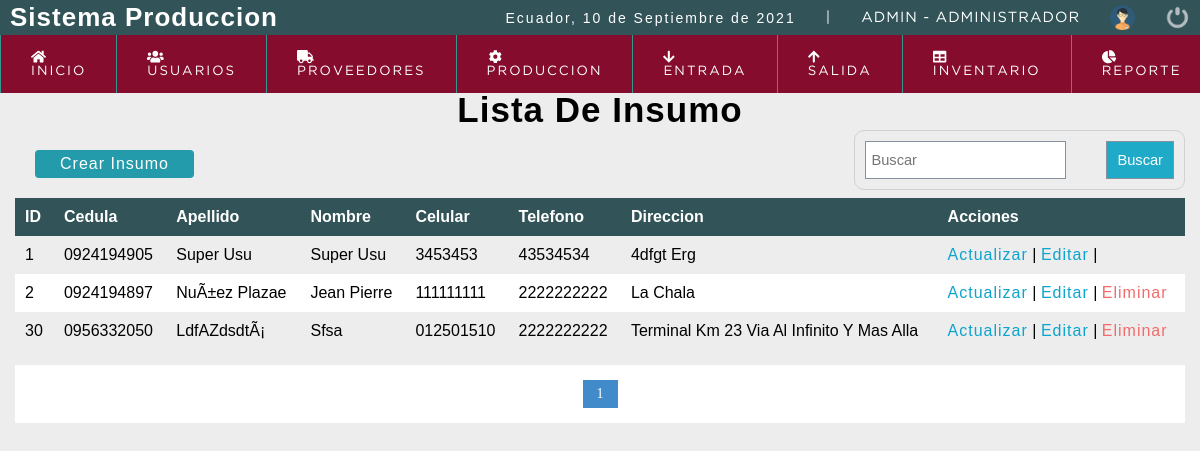
Screenshot of /sistema/Inventario_insumo.php (signed in) with the database file from the repository.
### tables this page shows
CREATE TABLE `usuario` (
  `id_usu` int(11) NOT NULL,
  `ced_usu` varchar(10) NOT NULL,
  `nom_usu` varchar(50) NOT NULL,
  `ape_usu` varchar(50) NOT NULL,
  `cel_usu` varchar(10) DEFAULT NULL,
  `tel_usu` varchar(10) DEFAULT NULL,
  `dir_usu` text NOT NULL,
  `cor_usu` text NOT NULL,
  `cod_tip_usu` int(5) NOT NULL,
  `usu_usu` varchar(15) NOT NULL,
  `cla_usu` varchar(15) NOT NULL,
  `fech_reg_usu` datetime NOT NULL DEFAULT current_timestamp(),
  `estado` int(11) NOT NULL DEFAULT 1
);

### sistema/Inventario_insumo.php (the view, shortened to what this page needs)
<?php
include "conexion.php";
?>
<!DOCTYPE html>
<html lang="en">
<head>
	<?php include "includes/scripts.php"; ?>
</head>
<body>
	<?php include "includes/header.php"; ?>
	<section id="container">
		<h1>Lista De Insumo</h1>
		<a href="insumo.php" class="btn_nusuario">Crear Insumo</a>
		<form action="buscar_proveedor.php" method="get" class="form_buscar">
			<input type="text" name="busqueda" id="busqueda" placeholder="Buscar">
			<input type="submit" value="Buscar" class="btn_buscar" style="width: auto; padding: 10px;">
		</form>
		<table>
			<tr>
				<th>ID</th>
				<th>Cedula</th>
				<th>Apellido</th>
				<th>Nombre</th>
				<th>Celular</th>
				<th>Telefono</th>
				<th>Direccion</th>
				<th>Acciones</th>
			</tr>
			<?php
			$sql_registe = mysqli_query($conexion, "SELECT COUNT(*) as total_registro FROM usuario WHERE estado = 1");
			$result_register = mysqli_fetch_array($sql_registe);
			$total_registro = $result_register['total_registro'];
			$por_pagina = 10;
			if (empty($_GET['pagina'])) {
				$pagina = 1;
			} else {
				$pagina = $_GET['pagina'];
			}
			$desde = ($pagina - 1) * $por_pagina;
			$total_paginas = ceil($total_registro / $por_pagina);
			$query = mysqli_query($conexion, "SELECT u.id_usu, u.ced_usu, u.ape_usu, u.nom_usu, u.cel_usu, u.tel_usu, u.dir_usu, u.cor_usu, u.usu_usu, t.rol_tip_usu, u.fech_reg_usu FROM usuario u INNER JOIN tipo_usuario t ON u.cod_tip_usu = t.cod_tip_usu
	    		WHERE estado = 1 ORDER BY ape_usu DESC LIMIT $desde,$por_pagina");
			$result = mysqli_num_rows($query);
			if ($result > 0) {
				while ($data = mysqli_fetch_array($query)) {
			?>
					<tr>
						<td><?php echo $data["id_usu"]; ?></td>
						<td><?php echo $data["ced_usu"]; ?></td>
						<td><?php echo $data["ape_usu"]; ?></td>
						<td><?php echo $data["nom_usu"]; ?></td>
						<td><?php echo $data["cel_usu"]; ?></td>
						<td><?php echo $data["tel_usu"]; ?></td>
						<td><?php echo $data["dir_usu"]; ?></td>
						<td>
							<a class="link_edit" href="editar_usuario.php?id=<?php echo $data["id_usu"]; ?>">Actualizar</a>
							|
							<a class="link_edit" href="editar_usuario.php?id=<?php echo $data["id_usu"]; ?>">Editar</a>
							|
							<?php if ($data["id_usu"] != 1) {
							?>
								<a class="link_delete" href="eliminar_usuario.php?id=<?php echo $data["id_usu"]; ?>">Eliminar</a>
							<?php  } ?>
						</td>
					</tr>
			<?php
				}
			}
			?>
		</table>
		<div class="pagina">
			<ul>
				<?php
				for ($i = 1; $i <= $total_paginas; $i++) {
					if ($i == $pagina) {
						echo '<li class="pageSelected">' . $i . '</li>';
					} else {
						echo '<li><a href="?pagina=' . $i . '">' . $i . '</a></li>';
					}
				}
				?>
			</ul>
		</div>
	</section>
</body>
</html>

### sistema/css/style.css (style rules this page uses)
* { margin: 0; padding: 0; box-sizing: border-box; }
body { background: #ededed; }
h1, h2, h3, h4, h5, h6 { font-family: 'arial'; font-weight: bold; letter-spacing: 1px; }
h1 { font-size: 26px; }
a { text-decoration: none; font-family: arial; letter-spacing: 1px; }
#container { padding: 90px 15px 15px; }
#container h1 { font-size: 35px; display: block; text-align: center; }
.btn_nusuario { display: inline-block; background: #239baa; color: #FFF; padding: 5px 25px; border-radius: 4px; margin: 20px }
form { background: #fff; margin: auto; padding: 20px 50px; border: 1px solid #d1d1d1; display: grid; grid-template-columns: 1fr 1fr; grid-gap: 30px; }
table { border-collapse: collapse; font-size: 12pt; font-family: 'Arial'; width: 100% }
table th { text-align: left; padding: 10px; background: #325459; color: #FFF; }
table tr:nth-child(odd) { background: #FFF; }
table td { padding: 10px; }
.link_edit { color: #0ca4ce; }
.link_delete { color: #f26b6b; }
.pagina ul { padding: 15px; list-style: none; background: #FFF; margin-top: 15px; display: -webkit-flex; display: -moz-flex; display: -ms-flex; display: -o-flex; display: flex; justify-content: center; }
.pagina a, .pageSelected { color: #428bca; border: 1px solid #ddd; padding: 5px; display: inline-block; font-size: 14px; text-align: center; width: 35px; }
.pageSelected { color: #FFF; background: #428bca; border: 1px solid #428bca; }
.form_buscar { display: -webkit-flex; display: -moz-flex; display: -ms-flex; display: -o-flex; display: flex; float: right; background: initial; padding: 10px; border-radius: 10px; }
.form_buscar input { display: block; width: 100%; font-size: 11pt; padding: 5px; border: 1px solid #85929e; }
.btn_buscar { background: #1faac8; color: #FFF; padding: 0 20px; border: 0; cursor: pointer; margin-left: 10px; }

### rows the page displays
usuario: id_usu "1", ced_usu "0924194905", ape_usu "Super Usu", nom_usu "Super Usu", cel_usu "3453453", tel_usu "43534534", dir_usu "4dfgt Erg"
usuario: id_usu "2", ced_usu "0924194897", ape_usu "NuÃ±ez Plazae", nom_usu "Jean Pierre", cel_usu "111111111", tel_usu "2222222222", dir_usu "La Chala"
usuario: id_usu "30", ced_usu "0956332050", ape_usu "LdfAZdsdtÃ¡", nom_usu "Sfsa", cel_usu "012501510", tel_usu "2222222222", dir_usu "Terminal Km 23 Via Al Infinito Y Mas Alla"

### other values shown
fechaC() "10 de Septiembre de 2021"
$_SESSION['user'] "ADMIN"
$rol "ADMINISTRADOR"
